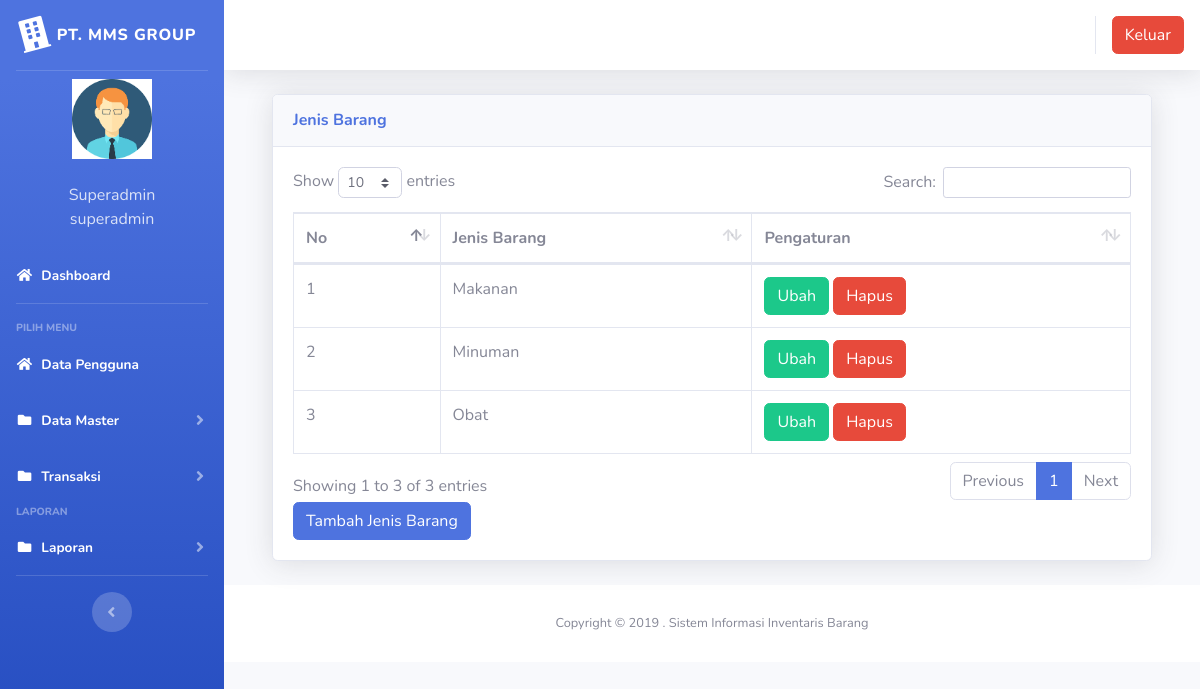
/index3.php?page=jenisbarang (signed in), run on an earlier commit of the app's database.
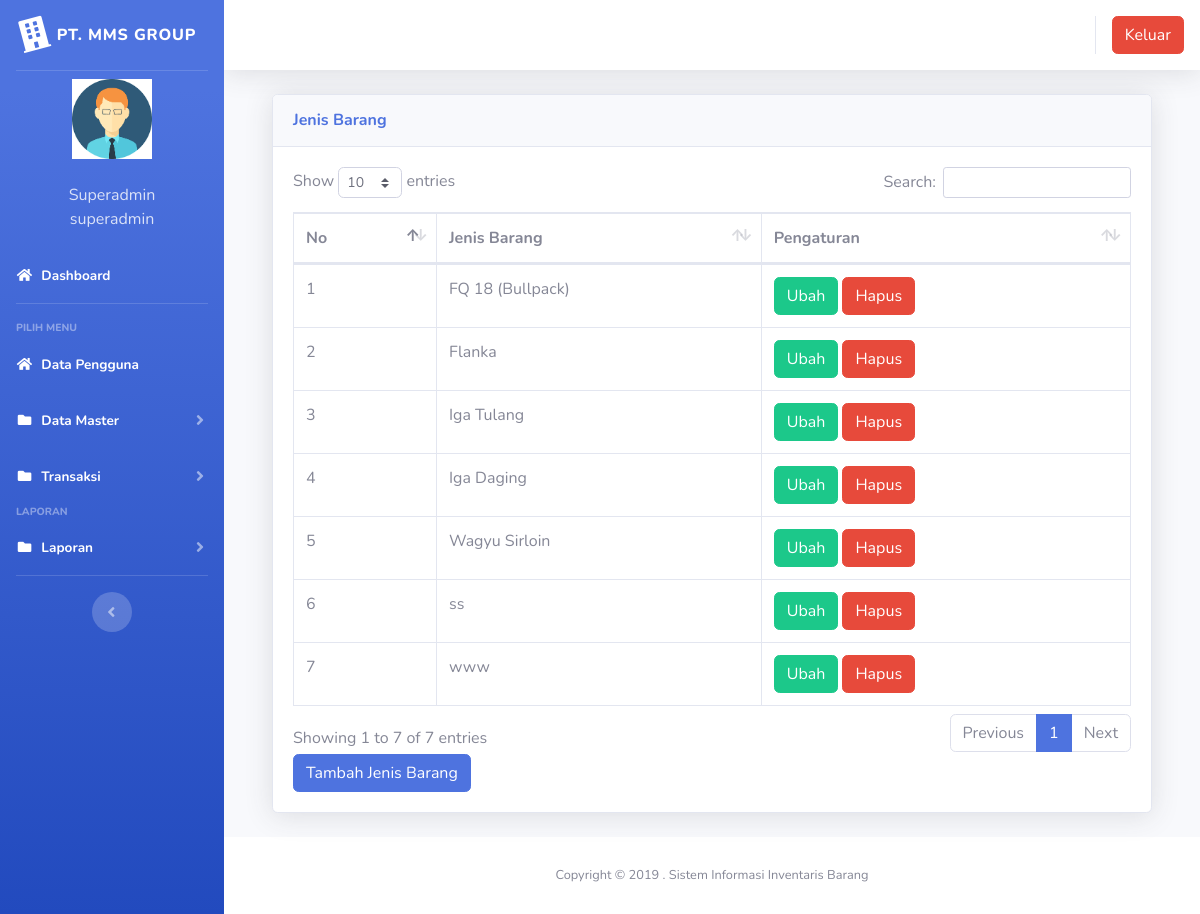
And on a later commit of the database.
### tables this page shows
CREATE TABLE `jenis_barang` (
  `id` int(11) NOT NULL,
  `jenis_barang` varchar(100) NOT NULL
);

### page/jenisbarang/jenisbarang.php (the view, shortened to what this page needs)
<div class="container-fluid">
  <div class="card shadow mb-4">
    <div class="card-header py-3">
      <h6 class="m-0 font-weight-bold text-primary">Jenis Barang</h6>
    </div>
    <div class="card-body">
      <div class="table-responsive">
        <table class="table table-bordered" id="dataTable" width="100%" cellspacing="0">
          <thead>
            <tr>
              <th>No</th>
              <th>Jenis Barang</th>
              <th>Pengaturan</th>
            </tr>
          </thead>
          <tbody>
            <?php
            $no = 1;
            $sql = $koneksi->query("select * from jenis_barang");
            while ($data = $sql->fetch_assoc()) {
            ?>
              <tr>
                <td><?php echo $no++; ?></td>
                <td><?php echo $data['jenis_barang'] ?></td>
                <td>
                  <a href="?page=jenisbarang&aksi=ubahjenis&id=<?php echo $data['id'] ?>" class="btn btn-success">Ubah</a>
                  <a onclick="return confirm('Apakah anda yakin akan menghapus data ini?')" href="?page=jenisbarang&aksi=hapusjenis&id=<?php echo $data['id'] ?>" class="btn btn-danger">Hapus</a>
                </td>
              </tr>
            <?php } ?>
          </tbody>
        </table>
        <a href="?page=jenisbarang&aksi=tambahjenis" class="btn btn-primary">Tambah Jenis Barang</a>
      </div>
    </div>
  </div>
</div>

What changed in the data, as far as the page shows it:
removed jenis_barang: jenis_barang "Makanan"
removed jenis_barang: jenis_barang "Minuman"
changed jenis_barang: jenis_barang "Obat" → "FQ 18 (Bullpack)"
added jenis_barang: jenis_barang "Flanka"
added jenis_barang: jenis_barang "Iga Tulang"
added jenis_barang: jenis_barang "Iga Daging"
added jenis_barang: jenis_barang "Wagyu Sirloin"
added jenis_barang: jenis_barang "ss"
added jenis_barang: jenis_barang "www"
Also different on the page:
text written by a page script: "Show entries Search: Showing 1 to 3 of 3 entries Previous 1 Next" → "Show entries Search: Showing 1 to 7 of 7 entries Previous 1 Next"
